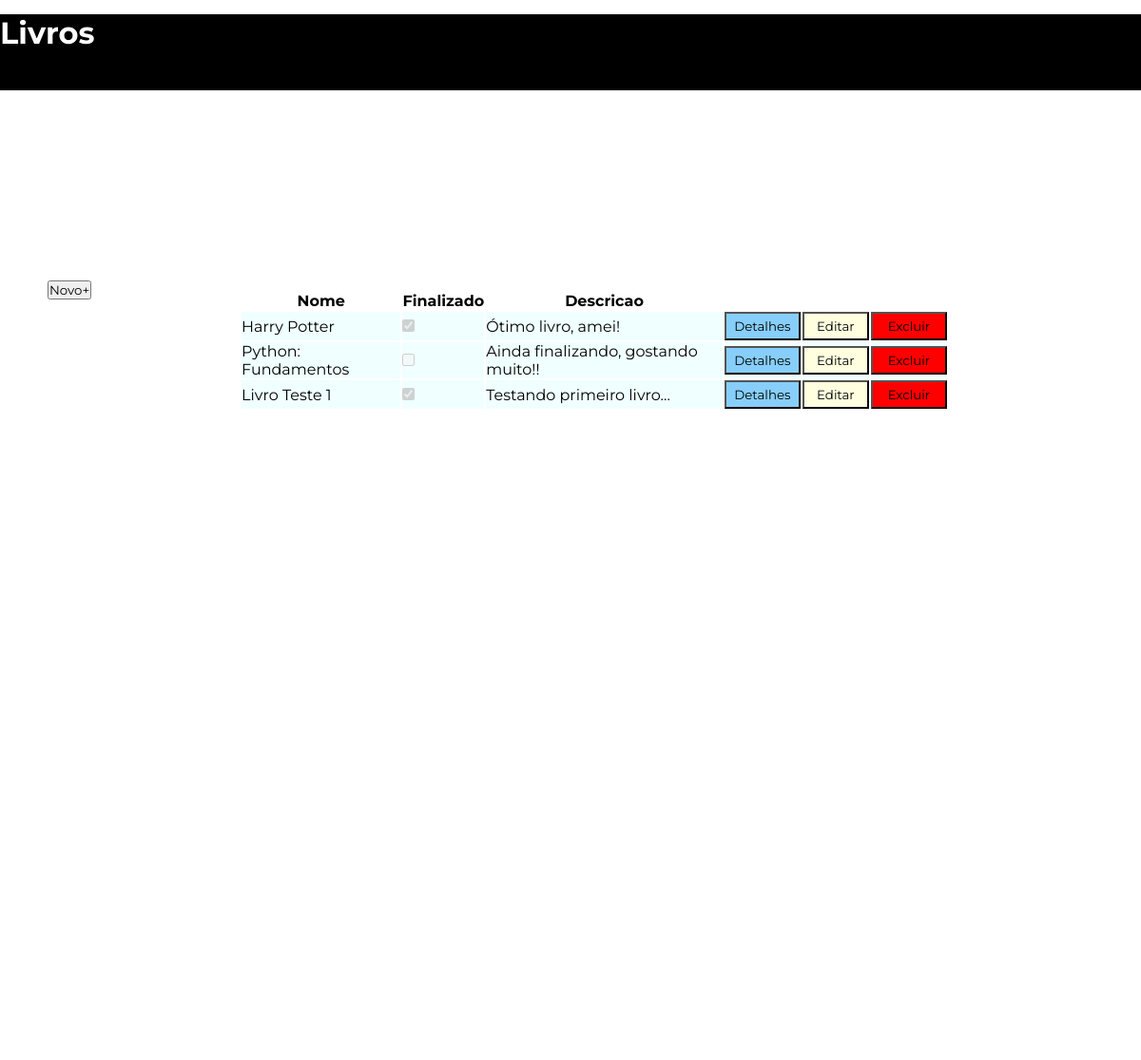
The page /gestao/ on the database as committed earlier.
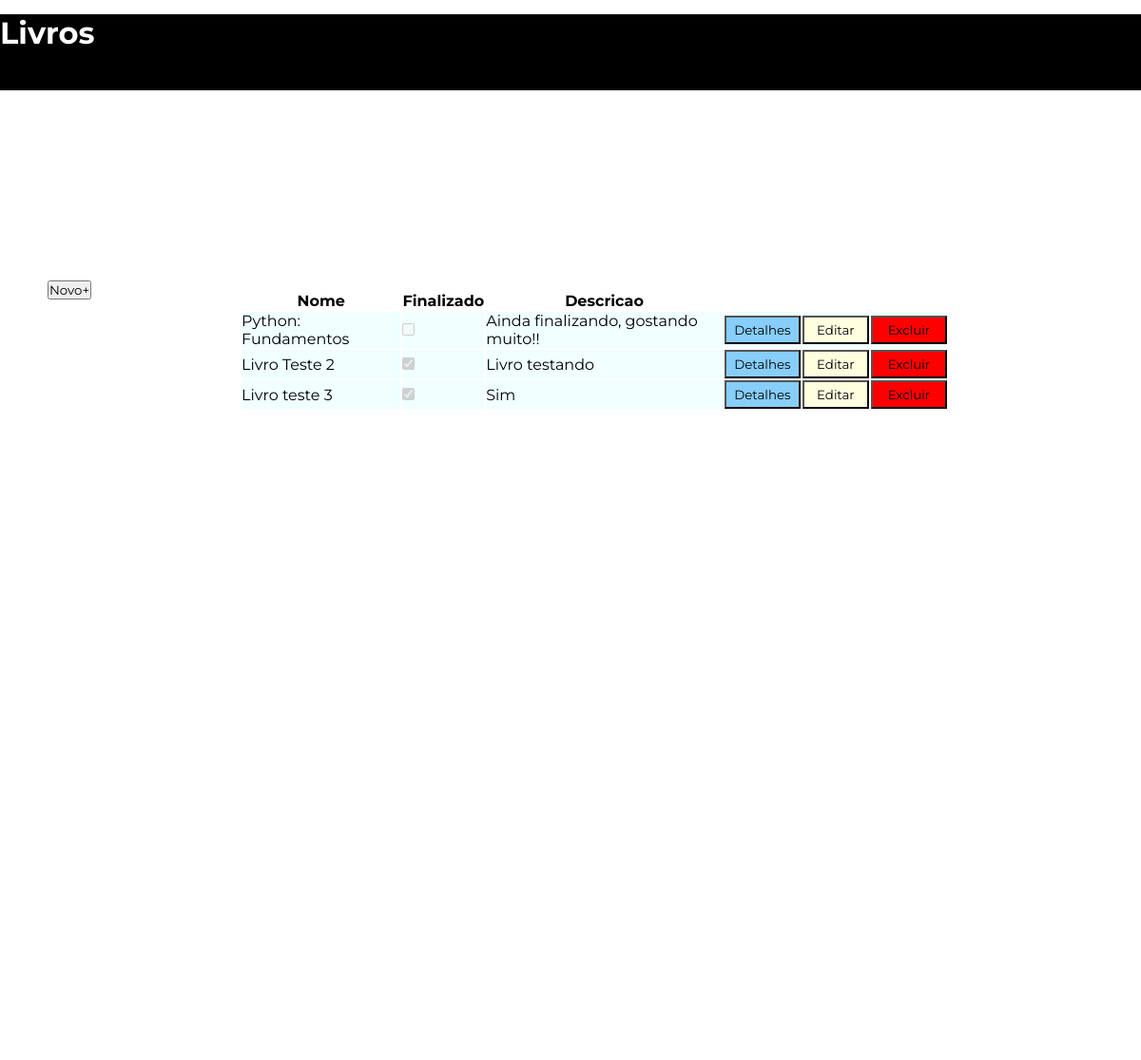
The same page on the database as committed later.
### livros/models.py (models this page shows, shortened)
class Livro(models.Model):
    nome = models.CharField(max_length=30)
    finalizado = models.BooleanField(default=False)
    descricao = models.CharField(max_length=100)

### livros/views.py (the view)
# urls.py: path('gestao/', gestao, name='gestao'),
def gestao(request):
    livros = Livro.objects.all().values()
    context = {"livros":livros}
    return render(request, 'galeria/gestao.html', context)

### templates/galeria/gestao.html (shortened to what this page needs)
{% load static %}
<!DOCTYPE html>
<html lang="en">
<head>
    <link rel="stylesheet" href="{% static '/styles/styles.css' %}">
</head>
<body>
    <div class="page-content">
        <div class="topo">
            <h1>Livros</h1>
        </div>
        <div class="content">
            <div class="left">
                <form action="{% url 'create' %}" method="POST" enctype="multipart/form-data">
                <button type="submit" class="novo">Novo+</button>
                </form>
            </div>
            <div class="mid">
                <table>
                    <tr>
                        <th>Nome</th>
                        <th>Finalizado</th>
                        <th>Descricao</th>
                    </tr>
                    {% for livro in livros %}
                    <tr class="even">
                        <td>{{ livro.nome }}</td>
                        <td>
                            <input type="checkbox" name="{{ livro.finalizado }}" {% if livro.finalizado %}checked{% endif %} disabled>
                        </td>
                        <td>{{ livro.descricao }}</td>
                        <td>
                            <form action="{% url 'details' livro.id %}" method="POST" enctype="multipart/form-data">
                                <button type="submit" class="detalhes">Detalhes</button>
                            </form>
                        </td>
                        <td>
                            <form action="{% url 'editar' livro.id  %}" method="POST" enctype="multipart/form-data">
                                <button type="submit" class="editar">Editar</button>
                            </form>
                        </td>
                        <td>
                            <form action="{% url 'deletar' livro.id %}" method="POST" enctype="multipart/form-data">
                                <button type="submit" class="excluir">Excluir</button>
                            </form>
                        </td>
                    </tr>
                    {% endfor %}
                    </table>
            </div>
            <div class="right"></div>
        </div>
    </div>
</body>
</html>

### static/styles/styles.css (style rules this page uses)
* { font-family: Montserrat; margin: 0; padding:0; }
body { display: flex; }
.topo { width: 100vw; height: 10vh; background-color: black; display: flex; color: white; margin-top:15px; margin-left: 0px; }
.content { width:100vw; height: 63vh; display: flex; margin-top: 200px; margin-left: 0px; margin-right: 0px; }
.left { height: 100vh; width: 17vw; margin-left: 50px; }
.mid { height: 100vh; width: 66vw; background-color:white; padding: 10px; }
.even { border: 1px solid black; background: #F0FFFF; }
.right { height: 100vh; width:17vw; }
.detalhes { width: 80px; height: 30px; background-color:lightskyblue; }
.editar { width: 70px; height: 30px; background-color: lightyellow; }
.excluir { width:80px; height: 30px; background-color:red; }

Rows that differ between the two databases and show on the page:
removed Livro: nome "Harry Potter", finalizado "☑", descricao "Ótimo livro, amei!"
removed Livro: nome "Livro Teste 1", finalizado "☑", descricao "Testando primeiro livro..."
added Livro: nome "Livro Teste 2", finalizado "☑", descricao "Livro testando"
added Livro: nome "Livro teste 3", finalizado "☑", descricao "Sim"
